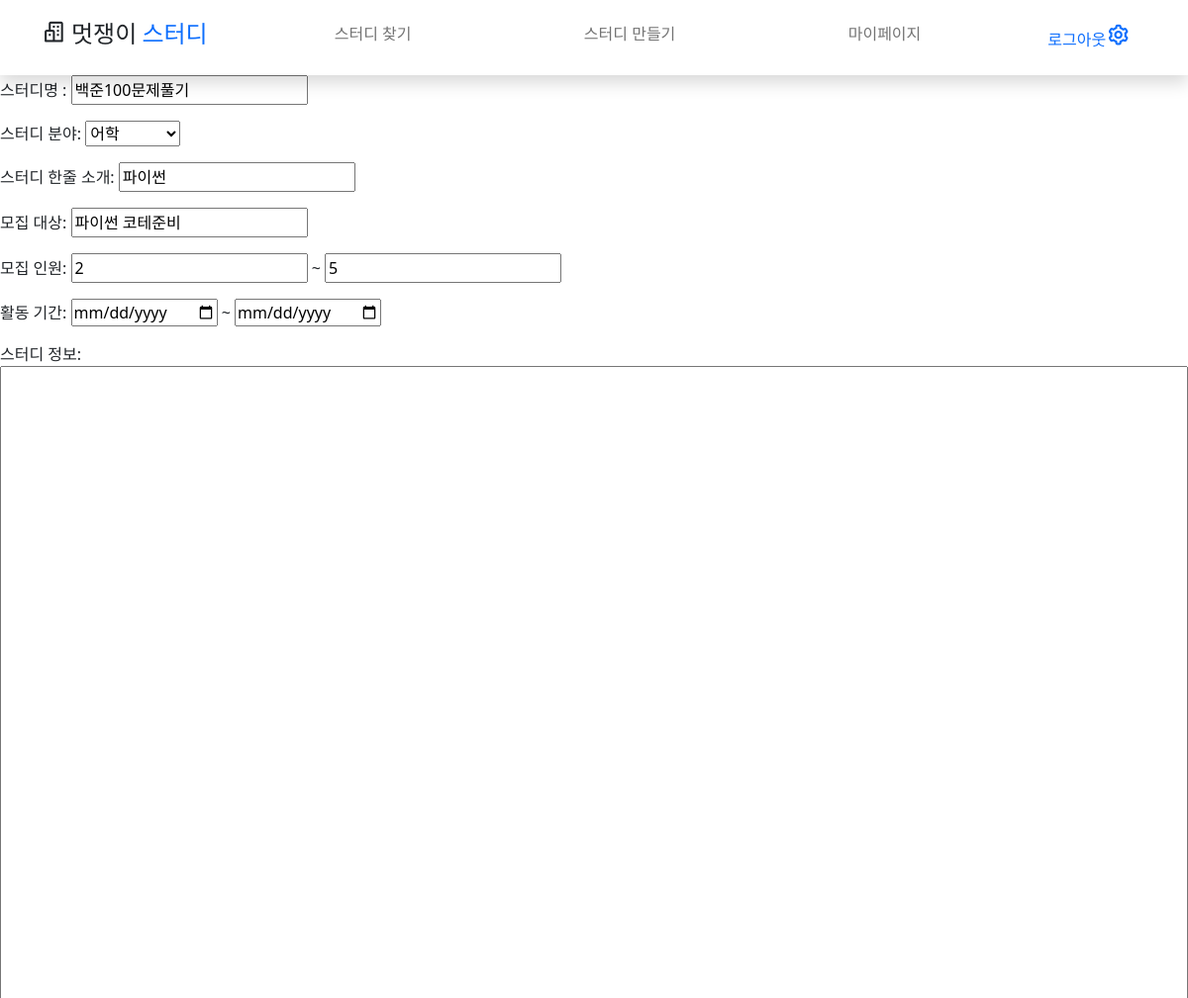
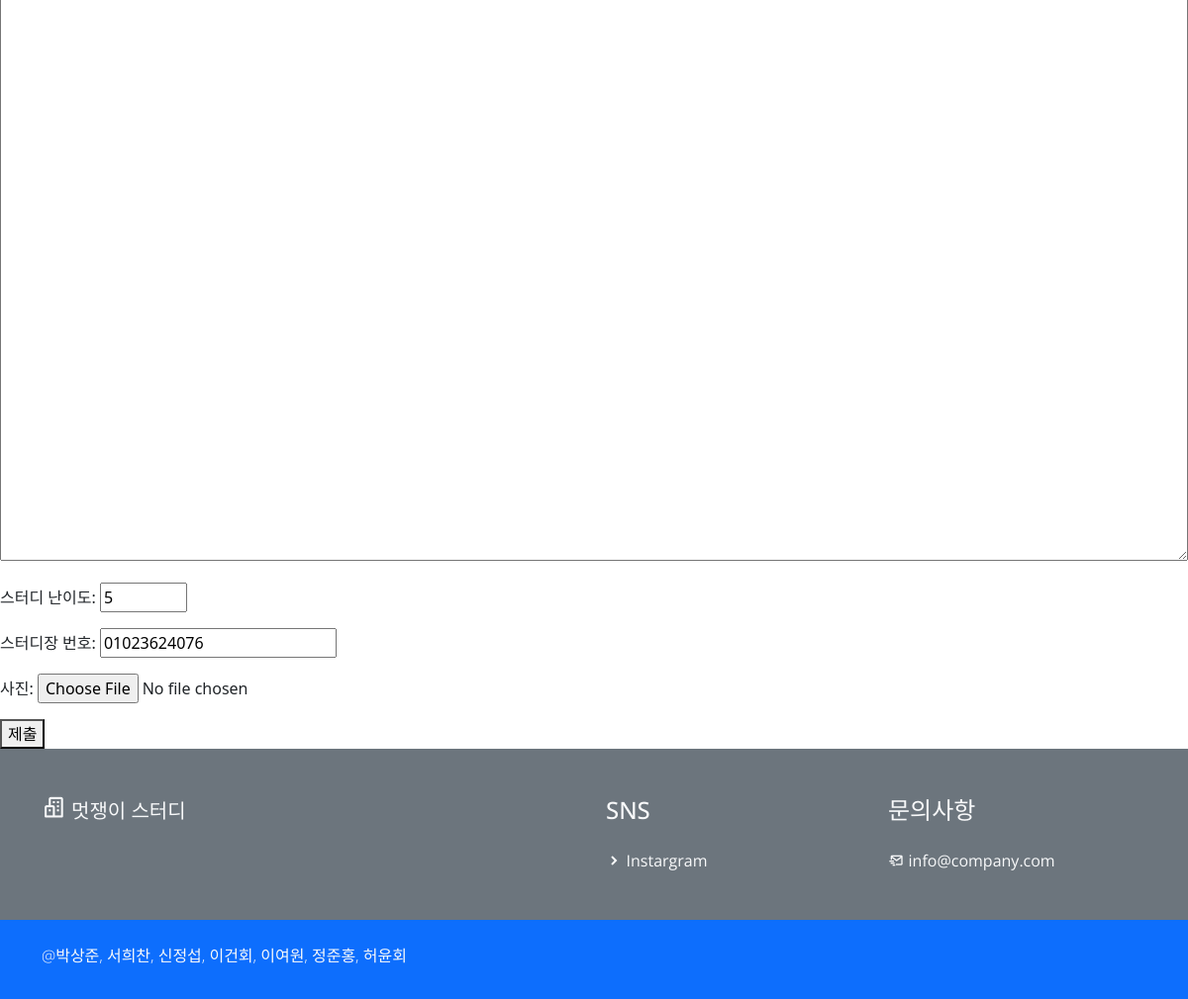
/study/edit/1 (signed in), run on the app's committed database (2 pictures, top to bottom).
### study/models.py (models this page shows)
class study(models.Model):
    writer = models.ForeignKey(User, on_delete=models.CASCADE)  # 작성자, User 모델 사용
    name = models.CharField(max_length=50)  # 스터디명
    section = models.CharField(max_length=30)  # 분야
    intro = models.CharField(max_length=100)  # 스터디 한줄 소개
    qualification = models.CharField(max_length=100)  # 스터디 참가 대상
    member_start = models.IntegerField(default=1)  # 모집 인원 시작
    member_end = models.IntegerField(default=1)  # 모집 인원 끝
    start_date = models.DateField()  # 활동 기간(시작일)
    due_date = models.DateField()  # 활동 기간(마감일
    body = models.TextField()  # 스터디 정보
    body = models.TextField()  # 스터디 정보
    difficulty = models.IntegerField(default=0)  # 스터디 난이도(빡센 정도 1~10으로 입력받을 예정)
    phnum = models.CharField(max_length=13)  # 대표자 연락처
    image = models.FileField(
        upload_to="image/", null=True
    )  # 스터디 관련 이미지(있으면 글 썸네일, 없으면 메인 로고가 글 썸네일)
    study_member_request = models.ManyToManyField(
        User, related_name="study_member_request", through="member_request"
    )  # 가입신청 유저들
    study_member = models.ManyToManyField(
        User, related_name="study_member", through="member"
    )  # 가입된 유저들
    is_over = models.BooleanField()

### study/views.py (the view)
# urls.py: path("edit/<int:id>", edit, name="edit"),  # 기존 스터디 수정 페이지
def edit(request, id):
    edit_study = study.objects.get(id=id)
    if request.user == edit_study.writer:
        is_author = True
    else:
        is_author = False
    return render(
        request, "study/edit.html", {"post": edit_study, "is_author": is_author}
    )

### study/templates/study/edit.html (shortened to what this page needs)
{% extends 'base.html' %}
{% load static %}
{% block content %}
<section>
{%if is_author%}
	<form action="{% url 'study:update' post.id %}" method="post" enctype="multipart/form-data">
		<p>스터디명 : <input type="text" name="name" value="{{post.name}}" required></p>
        <p>스터디 분야:
            <select name="section" value="{{post.section}}">
                <option value="어학">어학</option>
            </select>
        </p>
        <p>스터디 한줄 소개:  <input type="text" name="intro" value="{{post.intro}}" required></p>
        <p>모집 대상: <input type="text" name="qualification" value="{{post.qualification}}" required></p>
        <p>모집 인원: <input type="number" name="member_start" min="1" value="{{post.member_start}}" required> ~ <input type="number" name="member_end" min="1" value="{{post.member_end}}" required></p>
        <p>활동 기간: <input type="date" name="start_date" value="{{post.start_date}}" required> ~ <input type="date" name="due_date" value="{{post.due_date}}" required></p>
        <p>스터디 정보: <textarea style="width: 100%;" type="text" name="body" cols="130" rows="50">{{post.body}}</textarea></p>
        <p>스터디 난이도: <input type="number" name="difficulty" min="1" max = "10" value="{{post.difficulty}}" required></p>
        <p>스터디장 번호: <input type="text" name="phnum" value="{{post.phnum}}" required></p>
		<p>사진: <input type="file" name="image"></p>
        <button type="submit">제출</button>
	</form>
{%else%}
	<script>
		alert("권한이 없습니다.");
		window.location.href="{%url 'study:studylist'%}"
	</script>
{%endif%}
</section>
{% endblock %}

### mut_study/static/css/templatemo.css (style rules this page uses)
html { font-family: 'Open Sans', sans-serif; }
p, a { font-weight: 400; }

### data on the page
study: name "백준100문제풀기", section "어학", intro "파이썬", qualification "파이썬 코테준비", member_start "2", member_end "5", difficulty "5", phnum "01023624076"
